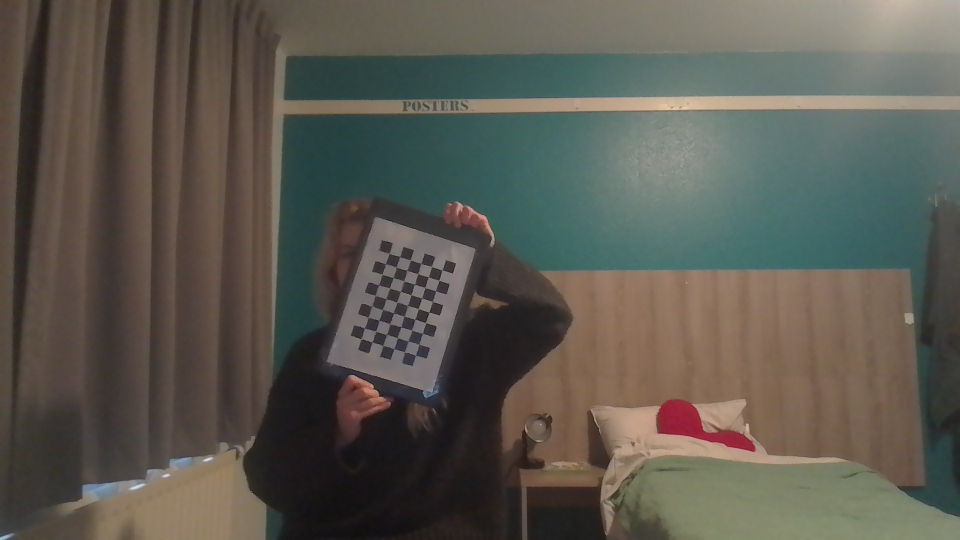
#> input picture training_images/WIN_20250211_10_59_26_Pro.jpg, 1920 x 1080 px (shown at 1/2 size); its folder holds only this picture in this run
$ jupyter execute --allow-errors assignment_1.ipynb
#> lines starting #> are read from the running program, lines starting #| are printed output that depends on the picture; after the words box and inside, x2 and y2 are one past the last pixel; in counts of white or black regions, pixels touching at a corner belong together
#> further down, img_train is the input picture: shape (1080, 1920, 3); mean B, G, R 80, 88.6, 91.4
Imports, Parameters, and Object Points

[cell 1]
import cv2
import numpy as np
import glob

# Setting the expected chessboard pattern size (number of inner corners)
pattern_size = (9, 6)
square_size = 21.7  # length of each square in mm

# Preparing the object points (3D points in the chessboard coordinate system)
objp = np.zeros((pattern_size[0]*pattern_size[1], 3), np.float32)
objp[:, :2] = np.mgrid[0:pattern_size[0], 0:pattern_size[1]].T.reshape(-1, 2)
objp *= square_size

# Lists to store all object points and image points
object_points_all = []   # 3D points in real-world space
image_points_all = []    # 2D points in the image plane

# For images that were processed automatically
object_points_auto = []
image_points_auto = []

training_files = glob.glob('training_images/*.jpg')

Helper functions for corner detection

[cell 2]
# CHOICE 5: Enhance input for automatic detection
# Function that enhances the input image to improve automatic chessboard corner detection
def preprocess_image(img):
    gray = cv2.cvtColor(img, cv2.COLOR_BGR2GRAY)
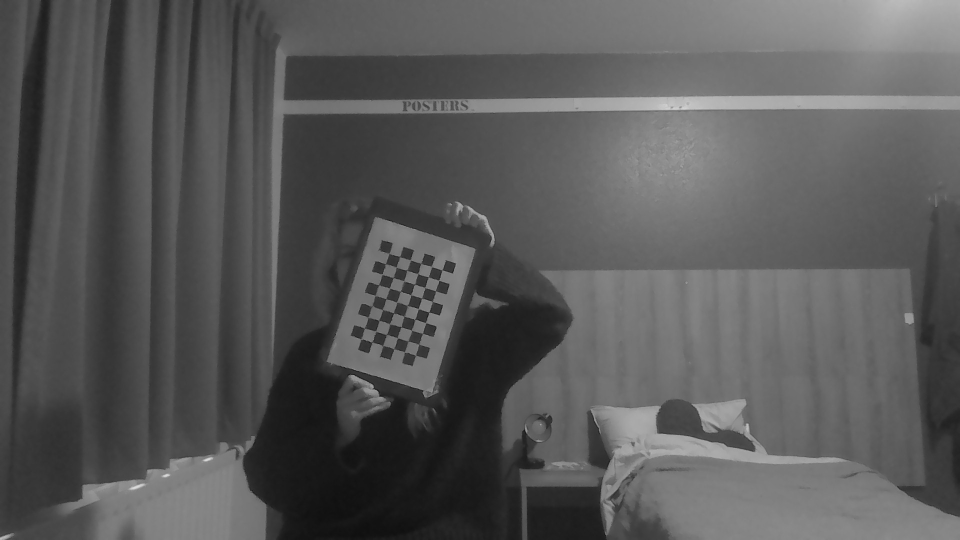
#> gray: shape (1080, 1920) (shown at 1/2 size); min 12, max 225, mean 88.5
    gray_eq = cv2.equalizeHist(gray)
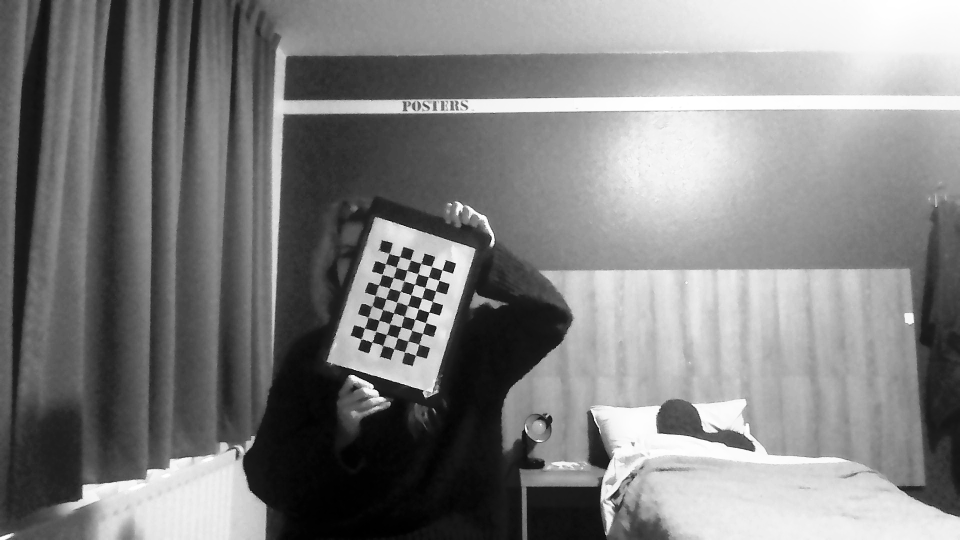
#> gray_eq: shape (1080, 1920) (shown at 1/2 size); min 0, max 255, mean 128.6
    gray_blur = cv2.medianBlur(gray_eq, 5)
    return gray_blur

# Function that allows automatic inner corner detection using OpenCV's chessboard detection functions
def detect_corners_automatically(img, pattern_size):
    preprocessed = preprocess_image(img)
    try:
        ret, corners = cv2.findChessboardCornersSB(preprocessed, pattern_size, None)
#> ret = True; corners = 54 rows, first 8: [722.8, 678.1], [729.7, 656.5], [737.1, 634.8], [744, 612.9], [751.1, 591.3], [757.6, 570.2], [764.7, 549], [771.6, 528.1]
    except Exception:
        # Fall back to findChessboardCorners with flags if findChessboardCornersSB is unavailable
        flags = cv2.CALIB_CB_ADAPTIVE_THRESH + cv2.CALIB_CB_NORMALIZE_IMAGE
        ret, corners = cv2.findChessboardCorners(preprocessed, pattern_size, flags)
    return ret, corners

# Function that provides an interactive manual annotation interface
# Choice 3: Improves the localization of the four corner points by providing zoomed-in feedback, undo, and confirmation
# [140 lines left out: functions get_manual_corners, interpolate_with_homography, determine_grid_size, not called in this run]

Process Each Training Image

[cell 3]
for idx, fname in enumerate(training_files):
    print(f"\nProcessing image: {fname}")
    img_train = cv2.imread(fname)
    if img_train is None:
        print("Failed to load image.")
        continue
    # Attempt automatic corner detection
    ret, corners = detect_corners_automatically(img_train, pattern_size)
#> ret = True

    if ret:
        print("Automatic corner detection succeeded.")
         # Refine corner positions for better accuracy
        criteria = (cv2.TERM_CRITERIA_EPS + cv2.TERM_CRITERIA_MAX_ITER, 30, 0.001)
        corners_refined = cv2.cornerSubPix(cv2.cvtColor(img_train, cv2.COLOR_BGR2GRAY), corners, (11, 11), (-1, -1), criteria)
#> corners_refined = 54 rows, first 8: [723.1, 678.3], [729.3, 656.5], [736.7, 634.6], [743.7, 613.1], [750.7, 591.3], [757.4, 570.3], [764.3, 549.1], [771.4, 528.4]

        # Add the refined corners and corresponding object points
        object_points_all.append(objp)
        image_points_all.append(corners_refined)

        # Store these in the automatic lists
        object_points_auto.append(objp)
        image_points_auto.append(corners_refined)

        # Draw the detected corners
        img_auto = img_train.copy()
        cv2.drawChessboardCorners(img_auto, pattern_size, corners_refined, ret)
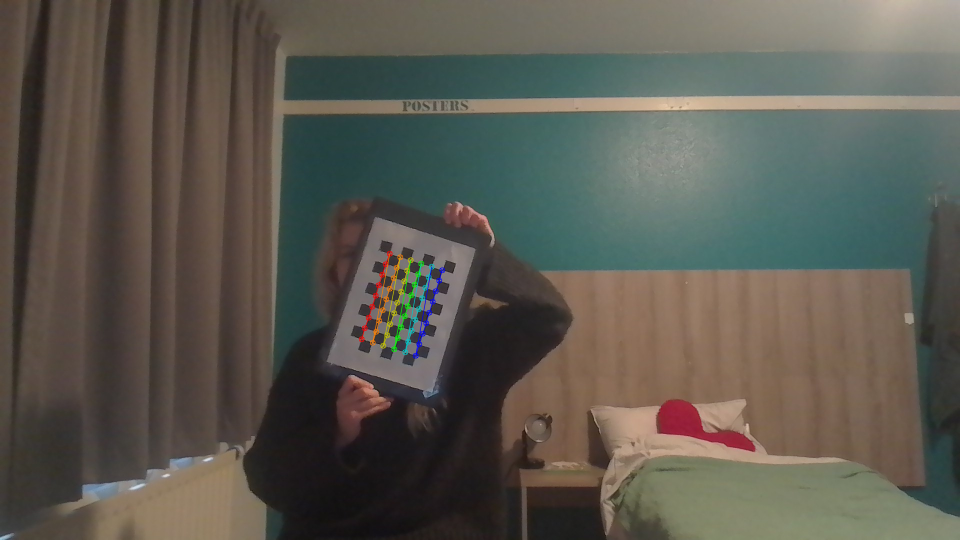
#> img_auto: shape (1080, 1920, 3) (shown at 1/2 size); 0.47% of pixels changed, all inside (x1, y1, x2, y2) = (717, 501, 891, 718)
        cv2.namedWindow("Automatic Corners", cv2.WINDOW_NORMAL)
        cv2.imshow("Automatic Corners", img_auto)
        cv2.waitKey(0)
        cv2.destroyAllWindows()
    else:
        print("Automatic corner detection failed; invoking manual annotation.")
        manual_corners = get_manual_corners(img_train)
        if manual_corners is not None:
            grid_size_manual = determine_grid_size(manual_corners, horizontal_grid_size=11, vertical_grid_size=8)
            corners_manual_full = interpolate_with_homography(manual_corners, grid_size_manual)

            # Add the refined corners and corresponding object points
            object_points_all.append(objp)
            image_points_all.append(corners_manual_full)

            # Draw the detected corners
            img_with_points = img_train.copy()
            for pt in corners_manual_full:
                x, y = int(pt[0]), int(pt[1])
                cv2.circle(img_with_points, (x, y), 3, (255, 0, 0), -1)
            cv2.namedWindow("Interpolated Points", cv2.WINDOW_NORMAL)
            cv2.resizeWindow("Interpolated Points", 1280, 720)
            cv2.imshow("Interpolated Points", img_with_points)
            cv2.waitKey(0)
            cv2.destroyWindow("Interpolated Points")
        else:
            print("Skipping image since manual annotation is not available.")

Process the final test image

[cell 4]
# Load the final test image
final_test_file = "final_test.jpg"
img_final = cv2.imread(final_test_file)
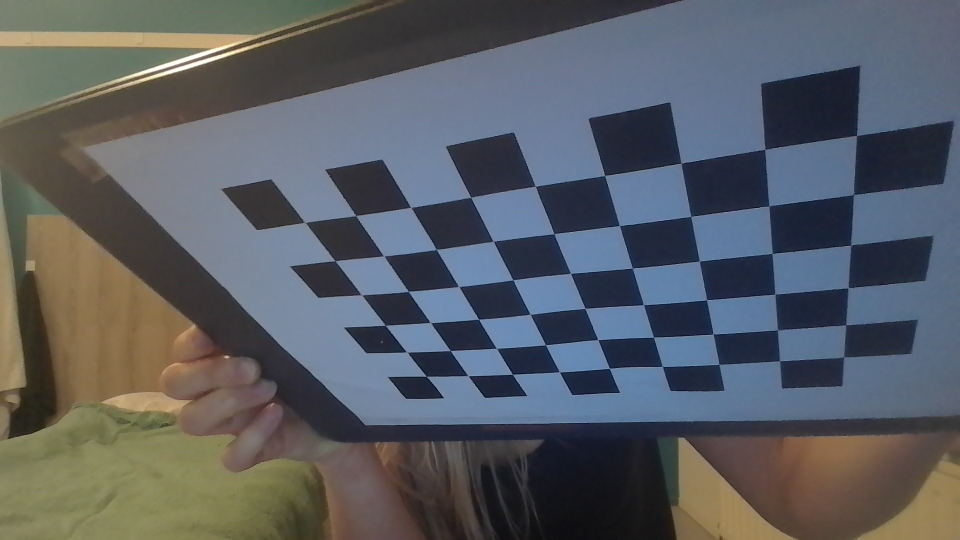
#> input picture final_test.jpg, 1920 x 1080 px (shown at 1/2 size)
#> img_final is the input picture: shape (1080, 1920, 3); mean B, G, R 98.9, 93.2, 89.2
#> `gray_final = cv2.cvtColor(img_final, cv2.COLOR_BGR2GRAY)`:
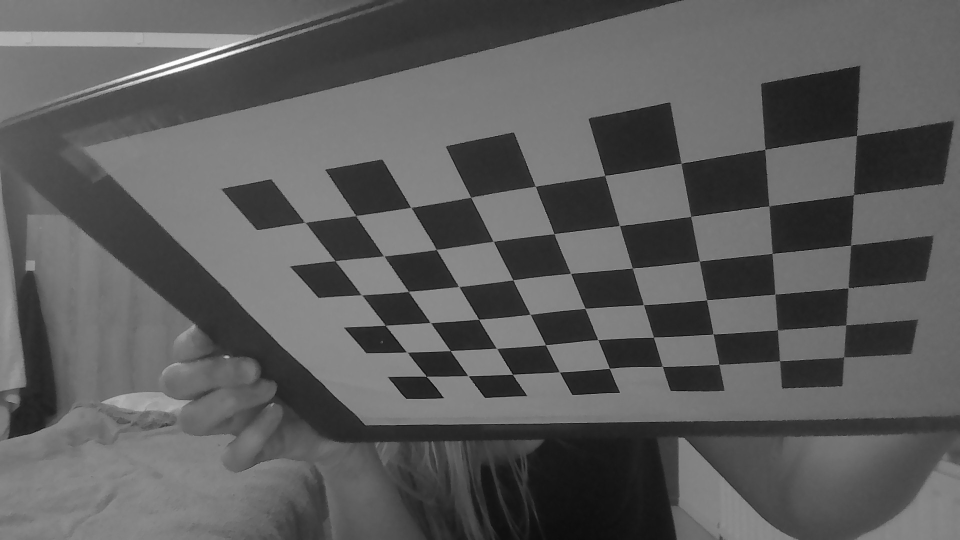
#> gray_final: shape (1080, 1920) (shown at 1/2 size); min 3, max 254, mean 92.7
#> (the rest of this cell did not finish here and is left out)


    print("Final Test Image - Detection flag (ret):", ret)

    if ret:
        print("Automatic corner detection succeeded on the final test image.")
        # Refine the detected corners for better accuracy
        criteria = (cv2.TERM_CRITERIA_EPS + cv2.TERM_CRITERIA_MAX_ITER, 30, 0.001)
        corners_final_refined = cv2.cornerSubPix(gray_final, corners_final, (11, 11), (-1, -1), criteria)

        # Add the refined corners and corresponding object points
        object_points_all.append(objp)
        image_points_all.append(corners_refined)

        # Also store these in the automatic lists
        object_points_auto.append(objp)
        image_points_auto.append(corners_refined)

        # Draw the detected corners on a copy of the final image
        img_final_drawn = img_final.copy()
        cv2.drawChessboardCorners(img_final_drawn, pattern_size, corners_final_refined, ret)

        # Display the final test image with detected corners
        cv2.namedWindow("Final Test Automatic Detection", cv2.WINDOW_NORMAL)
        cv2.imshow("Final Test Automatic Detection", img_final_drawn)
        cv2.waitKey(0)
        cv2.destroyAllWindows()
    else:
        print("Automatic corner detection failed on the final test image. Please check the image conditions.")

Camera Calibration Runs

[cell 5]
# Determine image size
img_example = cv2.imread(training_files[0])
img_size = (img_example.shape[1], img_example.shape[0])
#> img_size = (1920, 1080)
print("\nImage size (width x height):", img_size)
#| Image size (width x height): (1920, 1080)

# Run 1: Use all training images
ret1, cameraMatrix1, distCoeffs1, rvecs1, tvecs1 = cv2.calibrateCamera(
    object_points_all, image_points_all, img_size, None, None)
#> ret1 = 0.356; cameraMatrix1 = [[1472.9, 0, 928], [0, 1478.9, 595.6], [0, 0, 1]]; distCoeffs1 = [[-1.45, 70.04, 0.0434, -0.0762, -2274.2]]; rvecs1 = ([0.0292, -0.182, -1.27],); tvecs1 = ([-195.1, 77.78, 1423.4],)
print("\nRun 1 Calibration Results (All Images):")
print("Camera Matrix:\n", cameraMatrix1)
#| Camera Matrix:
#|  [[1.47290318e+03 0.00000000e+00 9.27956806e+02]
#|  [0.00000000e+00 1.47886618e+03 5.95600080e+02]
#|  [0.00000000e+00 0.00000000e+00 1.00000000e+00]]
print("Distortion Coefficients:\n", distCoeffs1)
#| Distortion Coefficients:
#|  [[-1.44846765e+00  7.00393681e+01  4.33882943e-02 -7.61903467e-02
#|   -2.27422892e+03]]

# Run 2: Use only 10 images with automatic corner detections
if len(object_points_auto) >= 10:
    objpoints_run2 = object_points_auto[:10]
    imgpoints_run2 = image_points_auto[:10]
else:
    print("Not enough automatic images for Run 2; using available automatic images.")
    objpoints_run2 = object_points_auto
    imgpoints_run2 = image_points_auto
#> imgpoints_run2 = 1 item

ret2, cameraMatrix2, distCoeffs2, rvecs2, tvecs2 = cv2.calibrateCamera(
    objpoints_run2, imgpoints_run2, img_size, None, None)
#> ret2 = 0.356; cameraMatrix2 = [[1472.9, 0, 928], [0, 1478.9, 595.6], [0, 0, 1]]; distCoeffs2 = [[-1.45, 70.04, 0.0434, -0.0762, -2274.2]]; rvecs2 = ([0.0292, -0.182, -1.27],); tvecs2 = ([-195.1, 77.78, 1423.4],)
print("\nRun 2 Calibration Results (10 Automatic Images):")
print("Camera Matrix:\n", cameraMatrix2)
#| Camera Matrix:
#|  [[1.47290318e+03 0.00000000e+00 9.27956806e+02]
#|  [0.00000000e+00 1.47886618e+03 5.95600080e+02]
#|  [0.00000000e+00 0.00000000e+00 1.00000000e+00]]
print("Distortion Coefficients:\n", distCoeffs2)
#| Distortion Coefficients:
#|  [[-1.44846765e+00  7.00393681e+01  4.33882943e-02 -7.61903467e-02
#|   -2.27422892e+03]]

# Run 3: Use only 5 images from the automatic ones
if len(objpoints_run2) >= 5:
    objpoints_run3 = objpoints_run2[:5]
    imgpoints_run3 = imgpoints_run2[:5]
else:
    print("Not enough images for Run 3; using available images from Run 2.")
    objpoints_run3 = objpoints_run2
#> objpoints_run3 = 1 item
    imgpoints_run3 = imgpoints_run2
#> imgpoints_run3 = 1 item

ret3, cameraMatrix3, distCoeffs3, rvecs3, tvecs3 = cv2.calibrateCamera(
    objpoints_run3, imgpoints_run3, img_size, None, None)
#> ret3 = 0.356; cameraMatrix3 = [[1472.9, 0, 928], [0, 1478.9, 595.6], [0, 0, 1]]; distCoeffs3 = [[-1.45, 70.04, 0.0434, -0.0762, -2274.2]]; rvecs3 = ([0.0292, -0.182, -1.27],); tvecs3 = ([-195.1, 77.78, 1423.4],)
print("\nRun 3 Calibration Results (5 Automatic Images):")
print("Camera Matrix:\n", cameraMatrix3)
#| Camera Matrix:
#|  [[1.47290318e+03 0.00000000e+00 9.27956806e+02]
#|  [0.00000000e+00 1.47886618e+03 5.95600080e+02]
#|  [0.00000000e+00 0.00000000e+00 1.00000000e+00]]
print("Distortion Coefficients:\n", distCoeffs3)
#| Distortion Coefficients:
#|  [[-1.44846765e+00  7.00393681e+01  4.33882943e-02 -7.61903467e-02
#|   -2.27422892e+03]]

Testing the calibration (will take out when submitting)

#> (a cell that did not finish here is left out)

Online Phase

[cell 7]
# Function to calculate color based on position and orientation
# [64 lines left out: functions calculate_hsv_color, draw_cube_and_axes, not called in this run]


# Process test image with all three calibration results
test_img = cv2.imread("final_test.jpg")
gray_test = cv2.cvtColor(test_img, cv2.COLOR_BGR2GRAY)
#> (the rest of this cell did not finish here and is left out)
